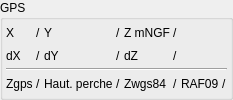
        <widget class="QGroupBox" name="groupBox_2">
         <property name="title">
          <string>GPS</string>
         </property>
         <layout class="QGridLayout" name="gridLayout_17">
          <property name="leftMargin">
           <number>3</number>
          </property>
          <property name="topMargin">
           <number>3</number>
          </property>
          <property name="rightMargin">
           <number>3</number>
          </property>
          <property name="bottomMargin">
           <number>3</number>
          </property>
          <property name="spacing">
           <number>3</number>
          </property>
          <item row="0" column="3">
           <widget class="QLabel" name="label_Y">
            <property name="text">
             <string>/</string>
            </property>
           </widget>
          </item>
          <item row="0" column="2">
           <widget class="QLabel" name="label_64">
            <property name="text">
             <string>Y</string>
            </property>
           </widget>
          </item>
          <item row="1" column="5">
           <widget class="QLabel" name="label_dZ">
            <property name="text">
             <string>/</string>
            </property>
           </widget>
          </item>
          <item row="0" column="5">
           <widget class="QLabel" name="label_Z">
            <property name="text">
             <string>/</string>
            </property>
           </widget>
          </item>
          <item row="1" column="1">
           <widget class="QLabel" name="label_dX">
            <property name="text">
             <string>/</string>
            </property>
           </widget>
          </item>
          <item row="3" column="6">
           <widget class="QLabel" name="label_61">
            <property name="text">
             <string>RAF09</string>
            </property>
           </widget>
          </item>
          <item row="1" column="4">
           <widget class="QLabel" name="label_68">
            <property name="text">
             <string>dZ</string>
            </property>
           </widget>
          </item>
          <item row="1" column="0">
           <widget class="QLabel" name="label_65">
            <property name="text">
             <string>dX</string>
            </property>
           </widget>
          </item>
          <item row="1" column="2">
           <widget class="QLabel" name="label_67">
            <property name="text">
             <string>dY</string>
            </property>
           </widget>
          </item>
          <item row="1" column="3">
           <widget class="QLabel" name="label_dY">
            <property name="text">
             <string>/</string>
            </property>
           </widget>
          </item>
          <item row="3" column="0">
           <widget class="QLabel" name="label_62">
            <property name="text">
             <string>Zgps</string>
            </property>
           </widget>
          </item>
          <item row="0" column="4">
           <widget class="QLabel" name="label_66">
            <property name="text">
             <string>Z mNGF</string>
            </property>
           </widget>
          </item>
          <item row="3" column="1">
           <widget class="QLabel" name="label_zgps">
            <property name="text">
             <string>/</string>
            </property>
           </widget>
          </item>
          <item row="3" column="3">
           <widget class="QLabel" name="label_hautperche">
            <property name="text">
             <string>/</string>
            </property>
           </widget>
          </item>
          <item row="3" column="2">
           <widget class="QLabel" name="label_70">
            <property name="text">
             <string>Haut. perche</string>
            </property>
           </widget>
          </item>
          <item row="3" column="5">
           <widget class="QLabel" name="label_zwgs84">
            <property name="text">
             <string>/</string>
            </property>
           </widget>
          </item>
          <item row="3" column="4">
           <widget class="QLabel" name="label_63">
            <property name="text">
             <string>Zwgs84</string>
            </property>
           </widget>
          </item>
          <item row="0" column="1">
           <widget class="QLabel" name="label_X">
            <property name="text">
             <string>/</string>
            </property>
           </widget>
          </item>
          <item row="0" column="0">
           <widget class="QLabel" name="label_69">
            <property name="text">
             <string>X</string>
            </property>
           </widget>
          </item>
          <item row="3" column="7">
           <widget class="QLabel" name="label_raf09">
            <property name="text">
             <string>/</string>
            </property>
           </widget>
          </item>
          <item row="2" column="0" colspan="8">
           <widget class="Line" name="line">
            <property name="orientation">
             <enum>Qt::Horizontal</enum>
            </property>
           </widget>
          </item>
         </layout>
        </widget>
